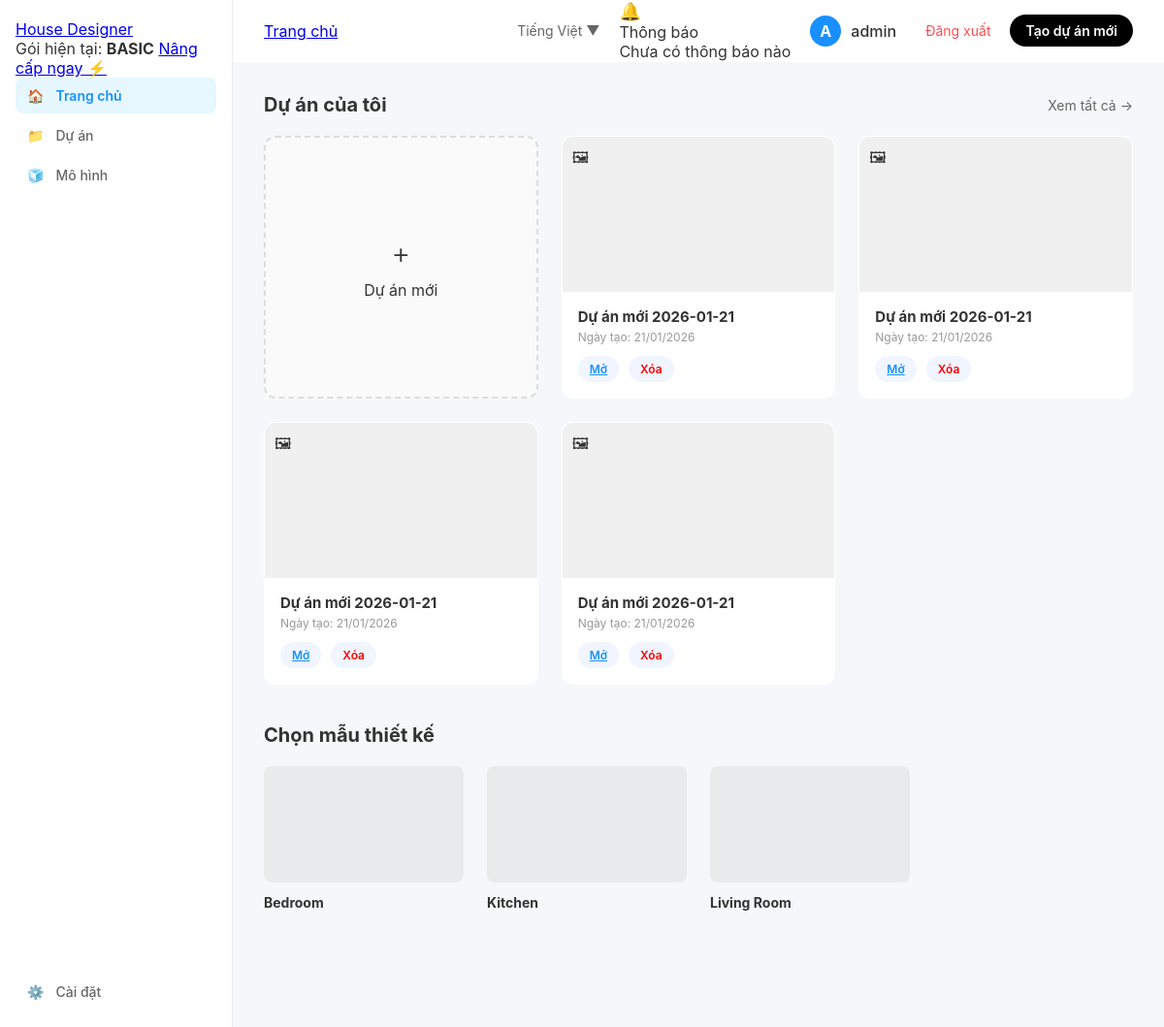
The app's page /home/ (signed in) with its own data.
### home/models.py (models this page shows, shortened)
class UserProfile(models.Model):
    PLAN_CHOICES = [
        ('FREE', 'Free'),
        ('BASIC', 'Basic'),
        ('UNLIMITED', 'Unlimited'),
    ]
    user = models.OneToOneField(User, on_delete=models.CASCADE)
    plan = models.CharField(max_length=20, choices=PLAN_CHOICES, default='FREE')

class Project(models.Model):
    user = models.ForeignKey(User, on_delete=models.CASCADE) # Liên kết với tài khoản
    name = models.CharField(max_length=200) # Tên dự án\
    scene_data = models.TextField(blank=True, null=True)
    created_at = models.DateTimeField(auto_now_add=True) # Ngày tạo
    thumbnail = models.ImageField(upload_to='projects/', blank=True, null=True)
    updated_at = models.DateTimeField(auto_now=True)

### home/views.py (the view)
# urls.py: path('home/', views.index, name='home_index'),
@login_required(login_url='/login/') # Bắt buộc login
def index(request):
    projects = Project.objects.filter(user=request.user)
    context = {
        'user': request.user,
        'projects': projects
    }
    return render(request, 'home.html', context)

### home/Templates/home.html (shortened to what this page needs)
{% load static %}
<!DOCTYPE html>
<html lang="vi">
  <head>
    <link rel="stylesheet" href="{% static 'css/styles_home.css' %}" />
  </head>
  <body>
    <div class="app-container">
      <aside class="sidebar">
        <div class="sidebar-top">
          <div class="logo-area">
            <a href="{% url 'home_index' %}"> House Designer </a>
          </div>
        </div>
        <div class="user-info">
            <span>Gói hiện tại: <strong>{{ request.user.userprofile.plan }}</strong></span>
            <a href="{% url 'upgrade_plan' %}" class="btn-upgrade-nav">Nâng cấp ngay ⚡</a>
        </div>
        <nav class="sidebar-nav">
          <a href="{% url 'home_index' %}" class="nav-item active">
            <span class="icon">🏠</span> Trang chủ
          </a>
          <a href="#" class="nav-item"> <span class="icon">📁</span> Dự án </a>
          <a href="#" class="nav-item">
            <span class="icon">🧊</span> Mô hình
          </a>
        </nav>
        <div class="sidebar-bottom">
          <a
            href="{% url 'settings' %}"
            class="nav-item"
            onclick="window.location.href='{% url 'settings' %}'; return false;"
          >
            <span class="icon">⚙️</span> Cài đặt
          </a>
        </div>
      </aside>
      <main class="main-content">
        <header class="top-header">
          <div class="header-left">
            <a href="{% url 'home' %}">Trang chủ</a>
          </div>
          <div class="header-right">
            <span class="lang-select">Tiếng Việt ▼</span>
            <div class="notification-wrapper" style="position: relative">
              <button class="icon-btn" id="notifyBtn" style="cursor: pointer">
                🔔
              </button>
              <div class="notification-dropdown" id="notifyDropdown">
                <div class="notify-header">Thông báo</div>
                <div class="notify-content">
                  <p>Chưa có thông báo nào</p>
                </div>
              </div>
            </div>
            <div
              class="user-profile"
              style="display: flex; align-items: center; gap: 10px"
            >
              <div
                class="avatar"
                style="
                  background: #1890ff;
                  color: white;
                  width: 32px;
                  height: 32px;
                  border-radius: 50%;
                  display: flex;
                  align-items: center;
                  justify-content: center;
                  font-weight: bold;
                "
              >
                {{ user.username|slice:":1"|upper }}
              </div>
              <span style="font-weight: 500">{{ user.username }}</span>
            </div>
            <a
              href="#"
              onclick="confirmLogout(event)"
              style="
                margin-left: 10px;
                color: #ff4d4f;
                text-decoration: none;
                font-size: 14px;
                cursor: pointer;
              "
            >
              Đăng xuất
            </a>
            <a
              href="{% url 'create_project' %}"
              class="btn-create-new"
              style="
                text-decoration: none;
                display: inline-flex;
                align-items: center;
                justify-content: center;
              "
            >
              Tạo dự án mới
            </a>
          </div>
        </header>
        <div class="content-scroll">
          <section class="section">
            <div class="section-header">
              <h2>Dự án của tôi</h2>
              <a href="#" class="view-all">Xem tất cả →</a>
            </div>
            <div class="projects-grid">
              <a
                href="{% url 'create_project' %}"
                class="project-card create-card"
                style="text-decoration: none; color: inherit"
              >
                <div
                  class="plus-icon"
                  style="font-size: 30px; margin-bottom: 10px"
                >
                  +
                </div>
                <span>Dự án mới</span>
              </a>
              {% for project in projects %}
              <div class="project-card">
                <div class="card-thumb">
                  {% if project.thumbnail %}
                  <img
                    src="{{ project.thumbnail.url }}"
                    class="thumb-img"
                    style="
                      width: 100%;
                      height: 100%;
                      object-fit: cover;
                      border-radius: 8px;
                    "
                  />
                  {% else %}
                  <div class="thumb-img default-thumb">🖼</div>
                  {% endif %}
                </div>
                <div class="card-info">
                  <h3>{{ project.name }}</h3>
                  <p>Ngày tạo: {{ project.created_at|date:"d/m/Y" }}</p>
                  <div class="card-actions">
                    <a href="/app_design/?id={{ project.id }}" class="btn-text"
                      >Mở</a
                    >
                    <a
                      href="{% url 'delete_project' project.id %}"
                      class="btn-text"
                      style="color: red; text-decoration: none; cursor: pointer"
                      onclick="return confirm('CẢNH BÁO: Bạn có chắc chắn muốn xóa dự án này? Hành động này không thể hoàn tác!')"
                    >
                      Xóa
                    </a>
                  </div>
                </div>
              </div>
              {% empty %}
              <p style="padding: 20px; color: #999; grid-column: span 3">
                Bạn chưa có dự án nào. Hãy nhấn nút "+" để tạo mới!
              </p>
              {% endfor %}
            </div>
          </section>
          <section class="section">
            <div class="section-header-filters">
              <h2>Chọn mẫu thiết kế</h2>
            </div>
            <div class="templates-grid">
              <a href="{% url 'app_design_index' %}?template=bedroom" class="template-card" style="text-decoration: none; color: inherit; display: block;">
                <div class="temp-img" style="background: #ddd; height: 120px; border-radius: 8px">
                  </div>
                <div class="temp-info">
                  <h4>Bedroom</h4>
                </div>
              </a>
              <a href="{% url 'app_design_index' %}?template=kitchen" class="template-card" style="text-decoration: none; color: inherit; display: block;">
                <div class="temp-img" style="background: #ddd; height: 120px; border-radius: 8px"></div>
                <div class="temp-info">
                  <h4>Kitchen</h4>
                </div>
              </a>
              <a href="{% url 'app_design_index' %}?template=livingroom" class="template-card" style="text-decoration: none; color: inherit; display: block;">
                <div class="temp-img" style="background: #ddd; height: 120px; border-radius: 8px"></div>
                <div class="temp-info">
                  <h4>Living Room</h4>
                </div>
              </a>
            </div>
          </section>
          <div style="height: 50px"></div>
        </div>
      </main>
    </div>
  </body>
</html>

### render/static/css/styles_home.css (style rules this page uses)
:root { --sidebar-width: 240px; --primary-color: #1890ff; --text-main: #333; --text-sub: #666; --bg-main: #F5F7FA; --card-bg: #fff; --border-color: #eee; }
* { margin: 0; padding: 0; box-sizing: border-box; }
body { font-family: -apple-system, BlinkMacSystemFont, "Segoe UI", Roboto, sans-serif; background-color: var(--bg-main); color: var(--text-main); height: 100vh; overflow: hidden; }
.app-container { display: flex; height: 100%; }
.sidebar { width: var(--sidebar-width); background: #fff; border-right: 1px solid var(--border-color); display: flex; flex-direction: column; padding: 20px 16px; flex-shrink: 0; }
.sidebar-nav { display: flex; flex-direction: column; gap: 4px; flex: 1; }
.nav-item { text-decoration: none; color: var(--text-sub); padding: 10px 12px; border-radius: 8px; display: flex; align-items: center; gap: 12px; font-size: 14px; font-weight: 500; transition: all 0.2s; }
.nav-item.active { background-color: #E6F7FF; color: var(--primary-color); font-weight: 600; }
.main-content { flex: 1; display: flex; flex-direction: column; overflow: hidden; }
.top-header { height: 64px; background: #fff; display: flex; justify-content: space-between; align-items: center; padding: 0 32px; border-bottom: 1px solid transparent; }
.header-right { display: flex; align-items: center; gap: 20px; margin-left: auto; }
.lang-select { font-size: 14px; color: #666; cursor: pointer; }
.icon-btn { background: none; border: none; font-size: 18px; cursor: pointer; }
.avatar { width: 32px; height: 32px; background: #ff4d4f; color: white; border-radius: 50%; display: flex; align-items: center; justify-content: center; font-weight: bold; cursor: pointer; }
.btn-create-new { background: #000; color: #fff; border: none; padding: 8px 16px; border-radius: 20px; font-weight: 600; cursor: pointer; font-size: 14px; }
.content-scroll { flex: 1; overflow-y: auto; padding: 32px; }
.section { margin-bottom: 40px; }
.section-header, .section-header-filters { display: flex; justify-content: space-between; align-items: center; margin-bottom: 20px; }
.section-header h2, .section-header-filters h2 { font-size: 20px; font-weight: 700; }
.view-all { text-decoration: none; color: #666; font-size: 14px; }
.projects-grid { display: grid; grid-template-columns: repeat(auto-fill, minmax(280px, 1fr)); gap: 24px; }
.project-card { background: #fff; border-radius: 12px; overflow: hidden; transition: transform 0.2s, box-shadow 0.2s; border: 1px solid transparent; }
.create-card { display: flex; flex-direction: column; align-items: center; justify-content: center; border: 2px dashed #ddd; background: #fafafa; min-height: 260px; cursor: pointer; color: #666; }
.plus-icon { font-size: 40px; font-weight: 300; margin-bottom: 10px; }
.card-thumb { height: 160px; background: #f0f0f0; position: relative; padding: 10px; }
.thumb-img { width: 100%; height: 100%; border-radius: 4px; }
.card-info { padding: 16px; }
.card-info h3 { font-size: 15px; margin-bottom: 4px; }
.card-info p { font-size: 12px; color: #999; margin-bottom: 12px; }
.card-actions { display: flex; gap: 10px; }
.btn-text { background: #F0F5FF; color: var(--primary-color); border: none; padding: 6px 12px; border-radius: 14px; font-size: 12px; cursor: pointer; font-weight: 600; }
.templates-grid { display: grid; grid-template-columns: repeat(4, 1fr); gap: 24px; }
.template-card { cursor: pointer; }
.template-card .temp-img { height: 180px; background: #ddd; border-radius: 12px; margin-bottom: 12px; background-image: linear-gradient(45deg, #eee 25%, transparent 25%, transparent 75%, #eee 75%, #eee), linear-gradient(45deg, #eee 25%, transparent 25%, transparent 75%, #eee 75%, #eee); background-size: 20px 20px; background-position: 0 0, 10px 10px; opacity: 0.5; }
.temp-info h4 { font-size: 14px; font-weight: 700; color: #333; }

### records on screen
Project: name "Dự án mới 2026-01-21", created_at "21/01/2026"
Project: name "Dự án mới 2026-01-21", created_at "21/01/2026"
Project: name "Dự án mới 2026-01-21", created_at "21/01/2026"
Project: name "Dự án mới 2026-01-21", created_at "21/01/2026"

### other values on screen
{{ request.user.userprofile.plan }} "BASIC"
{{ user.username|slice:":1"|upper }} "A"
{{ user.username }} "admin"
